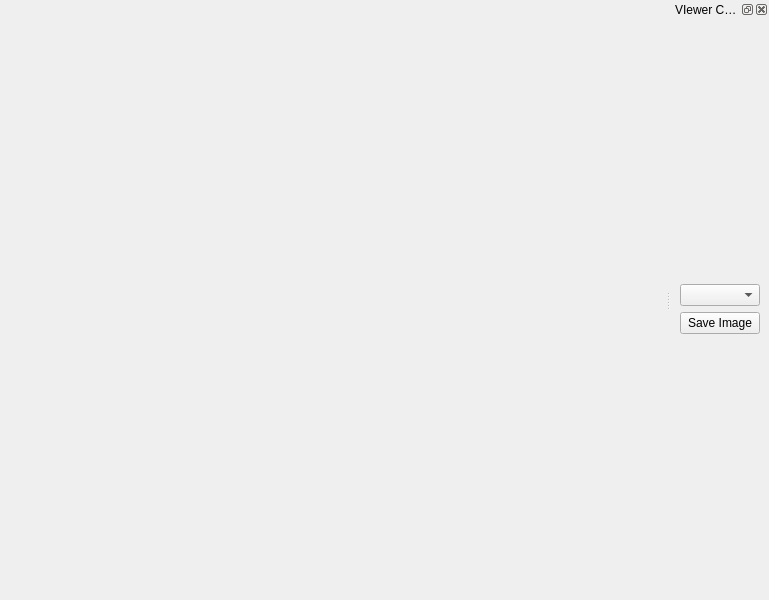
<?xml version="1.0" encoding="UTF-8"?>
<ui version="4.0">
 <class>MainWindow</class>
 <widget class="QMainWindow" name="MainWindow">
  <property name="geometry">
   <rect>
    <x>0</x>
    <y>0</y>
    <width>769</width>
    <height>600</height>
   </rect>
  </property>
  <property name="windowTitle">
   <string>Embed USD Viewer</string>
  </property>
  <widget class="QWidget" name="centralwidget">
   <layout class="QGridLayout" name="gridLayout">
    <property name="leftMargin">
     <number>0</number>
    </property>
    <property name="topMargin">
     <number>0</number>
    </property>
    <property name="rightMargin">
     <number>0</number>
    </property>
    <property name="bottomMargin">
     <number>0</number>
    </property>
    <item row="0" column="1">
     <layout class="QHBoxLayout" name="mainLayout"/>
    </item>
   </layout>
  </widget>
  <widget class="QMenuBar" name="menubar">
   <property name="geometry">
    <rect>
     <x>0</x>
     <y>0</y>
     <width>769</width>
     <height>43</height>
    </rect>
   </property>
   <property name="defaultUp">
    <bool>true</bool>
   </property>
  </widget>
  <widget class="QDockWidget" name="dockWidget">
   <property name="windowTitle">
    <string>VIewer Contorols</string>
   </property>
   <attribute name="dockWidgetArea">
    <number>2</number>
   </attribute>
   <widget class="QWidget" name="dockWidgetContents">
    <layout class="QGridLayout" name="gridLayout_2">
     <item row="0" column="0">
      <layout class="QVBoxLayout" name="verticalLayout">
       <item>
        <widget class="QComboBox" name="aovs_comboBox">
         <property name="editable">
          <bool>false</bool>
         </property>
        </widget>
       </item>
       <item>
        <widget class="QPushButton" name="saveImage_Button">
         <property name="text">
          <string>Save Image</string>
         </property>
        </widget>
       </item>
      </layout>
     </item>
    </layout>
   </widget>
  </widget>
  <action name="actiontest">
   <property name="text">
    <string>test</string>
   </property>
  </action>
  <action name="actiondddd">
   <property name="text">
    <string>dddd</string>
   </property>
  </action>
 </widget>
 <resources/>
 <connections/>
</ui>
